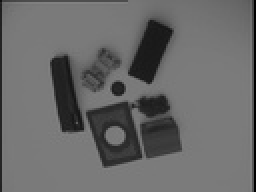
%> input picture pa3/reg4.jpg, 128 x 96 px, shrunk from 320 x 240 before the run (shown 2 times larger)
$ octave Main.m   (GNU Octave 9; MATLAB toolbox functions it lacks are replaced by stand-ins)
%> lines starting %> are read from the running program, lines starting %| are printed output that depends on the picture; in (x1, y1, x2, y2) boxes, pixels count from 0 and x2, y2 are one past the last pixel; in counts of white or black regions, pixels touching at a corner belong together; the program's own positions count from 1
### pa3/Preprocessing.m
function I_input = Preprocessing(I_input)
[M, N] = size(I_input);
for i = 1:M
    for j = 1:N
        if j < 3 || j > N-4 || i < 2 || i > M-3
            I_input(i,j) = 100;
        end
    end
end

### pa3/Smooth.m
function I_smooth = Smooth(I_input)
[M, N] = size(I_input);
I_smooth = zeros(M, N);
for i = 1:M
   for j = 2:N-1
      I_smooth(i,j) = (I_input(i,j) + I_input(i,j-1) + I_input(i,j+1))/3;
   end
end

% [6 lines of commented-out code are left out]

%%% First plot
I_orig = uint8(I_input);
I_smth = uint8(I_smooth);

figure,
subplot(1,2,1);
imshow(I_orig);
colormap(gray);
title('Original Image');

subplot(1,2,2);
imshow(I_smth);
colormap(gray)
title('Smoothed Image');
end

### pa3/Histogram.m
function I_hist = Histogram(I_input)
[M, N] = size(I_input);
I_hist = zeros(1,256);
for k = 0:255
    for i = 1:M
        for j = 1:N
            if(I_input(i,j) == k)
                I_hist(k+1) = I_hist(k+1) + 1;
            end
        end
    end
end

figure,
subplot(1,2,1);
bar((0:255),I_hist,'b');
grid on;
title('My Intensity Histogram');
xlabel('0 ~ 255');
xlim([0, 260]);
ylabel('Number of Pixels');

subplot(1,2,2);
I_vect = reshape(I_input,[1,M*N]);
MATLAB_hist = histogram(I_vect,256);
grid on;
title('MATLAB Intensity Histogram');
xlabel('0 ~ 255');
xlim([0, 260]);
ylabel('Number of Pixels');

### pa3/OTSUThreshold.m
function Threshold = OTSUThreshold(Input)
%%% Credited by Wikipedia "Otsu's method"
%%% Adjusted to match my project
[M, N] = size(Input);
Bins = 256;
Counter = zeros(1,256);
for k = 0:255
    for i = 1:M
        for j = 1:N
            if(Input(i,j) == k)
                Counter(k+1) = Counter(k+1) + 1;
            end
        end
    end
end


Mean = Counter/ sum(Counter);

for i = 1 : Bins
   Mean_L = sum(Mean(1 : i));
   Mean_H = sum(Mean(i + 1 : end));
   Miu_L = sum(Mean(1 : i) .* (1 : i)) / Mean_L;
   Miu_H = sum(Mean(i + 1 : end) .* (i + 1 : Bins)) / Mean_H;
   Sigma(i) = Mean_L * Mean_H * (Miu_L - Miu_H)^2;
end

[~,Threshold] = max(Sigma(:));
Threshold = ceil(Threshold*0.95);

fprintf('The threshold is %d.\n', Threshold);
end

### pa3/RasterScan.m
function [I_output, Label_Class] = RasterScan(I_input)
%   8-direction connectivity
%   [ 1     2    3 ]
%   | 4  Center  5 |
%   [ 6     7    8 ]

%First Pass
I_orig = I_input;
fprintf('Start raster scan.\n');
[M, N] = size(I_input);
Label = 2; % Only work on the points with value = 1
Link_orig = cell(2,1); % Original Link table
k = 1;
for i = 2:M-1
    for j = 2:N-1
        P_Center = I_input(i  ,j  );
        if P_Center == 1
            P(1) = I_input(i-1,j-1);
            P(2) = I_input(i-1,j  );
            P(3) = I_input(i-1,j+1);
            P(4) = I_input(i  ,j-1);
            P(5) = I_input(i  ,j+1);
            P(6) = I_input(i+1,j-1);
            P(7) = I_input(i+1,j  );
            P(8) = I_input(i+1,j+1);
            Index_P = find(P > 1); % Count label of neighbor
            if (isempty(Index_P)) % No neighbor
                I_input(i,j) = Label;
                Label = Label + 1;
            else
                Min_P = min(P(Index_P)); % Smallest label of neighbor
                I_input(i,j) = Min_P; % Assigh label
                N_Neighbor = length(unique(P(Index_P)));
                if N_Neighbor > 1 % Store link if the number of link is larger than 2
                    Link_orig{k,1} = unique(P(Index_P));
                    k = k + 1;
                end
            end
        end
    end
end

% Reduce size of link
Link_redc = cell(1,1);
L_Link = length(Link_orig);
Link_redc{1,1} = Link_orig{1,1};
Index = 1;

for i = 2:L_Link

    Percentage = i*100/L_Link; % Indication for progress
    fprintf('Finished %.2f%% of raster scan for whole image.\n',Percentage);

    for j = 2:L_Link
        if (size(intersect(Link_redc{Index,1},Link_orig{j,1})) > 0)
            Link_redc{Index,1} = unique([Link_redc{Index,1},Link_orig{j,1}]);
        end
    end

    L_Link_redc = length(Link_redc);
    count = 0;
    for k = 1:L_Link_redc
        count = count + double(isempty(intersect(Link_redc{k,1}, Link_orig{i,1})));
    end

    if count == L_Link_redc
        Index = Index + 1;
        Link_redc{Index,1} = Link_orig{i,1};
    end
end

% Find the smallest label among Link
for i = 1:L_Link_redc
    Min_Link(i,1) = min(Link_redc{i,1});
end

for i = 1:L_Link_redc
    Temp = Link_redc{i,1};
    L_Temp = length(Temp);
    for j = 1:L_Temp
        I_input(I_input == Temp(1,j)) = Min_Link(i,1);
    end
end

% Second Pass
% Reassigh label
a = max(max(I_input));
[Counts,centers] = hist(reshape(I_input,[1,M*N]),a+1);
L_Counts = length(Counts);
Label_Class = zeros(1,2);
j = 1;
for i = 3:L_Counts
    if Counts(i) > 1
        Label_Class(j,1) = Counts(i);
        Label_Class(j,2) = i-1;
        j = j+1;
    end
end
I_output = I_input;

% Coloration and plot

figure,
subplot(1,2,1);
imshow(I_orig);
title('Original Image');

subplot(1,2,2);
imshow(I_input);
hold on;
[L_Label,~] = size(Label_Class);
a = 0.1;
for i = 1:L_Label
    [x,y] = find(I_input == Label_Class(i,2));
    scatter(y,x,a,'filled');
end
title('Extracted Image');
hold off;

end

### pa3/BlobStatistics.m
function Parameter = BlobStatistics(I_input, L_input)
% 1-4.MBR(MaxX, MinX, MaxY, MinY) 5-6. Centroid(CT_X, CT_Y) 7.Area
% 8.Perimeter 9.Number of holes 10.Total area of holes 11.Elongation
% II_input = importdata('BII.mat');
% LL_input = importdata('BLL.mat');
[MI, NI] = size(I_input);
[ML, NL] = size(L_input);
I_temp = zeros(MI, NI);
Parameter = zeros(ML, 11);
for kk = 1:ML
    fprintf('Calculating parameters for blob Number %d.\n',kk);

    I_temp(I_input == L_input(kk,2)) = 1;
%     I_output = I_temp;
%     I_output(I_output == 1) = 255;
%
    [X, Y] = find(I_temp == 1);
    Max_X = max(X);
    Max_Y = max(Y);
    Min_X = min(X);
    Min_Y = min(Y);
    CT_X = ceil((Max_X+Min_X)/2);
    CT_Y = ceil((Max_Y+Min_Y)/2);
    Area = length(X);

    % Store first 7 parameters
    Parameter(kk,1) = Max_X;
    Parameter(kk,2) = Min_X;
    Parameter(kk,3) = Max_Y;
    Parameter(kk,4) = Min_Y;
    Parameter(kk,5) = CT_X;
    Parameter(kk,6) = CT_Y;
    Parameter(kk,7) = Area;

    % Calculate perimeter
    Parameter(kk,8) = Perimeter(I_temp);
    %Para{i,1} = bwboundaries(I_temp);

    % Number of holes
    % Plot and check each part
    I_invrt = I_temp;
    I_invrt(I_temp == 0) = 1;
    I_invrt(I_temp == 1) = 0;

    [N_hole, Area_hole] = FindHole(I_invrt,kk);
    Parameter(kk,9) = N_hole;
    Parameter(kk,10) = Area_hole;
    Parameter(kk,11) = Parameter(kk,8)^2/Parameter(kk,7);

    I_temp = I_temp*0; % Reset I_temp
end


% Plot
figure,
imshow(I_input);
title('Result Image');
hold on;
scatter(Parameter(:,6),Parameter(:,5),'*','b');
hold on;
Class = size(L_input,1);
for i = 1:Class
    a = Parameter(i,4);
    b = Parameter(i,2);
    c = Parameter(i,3)-Parameter(i,4);
    d = Parameter(i,1)-Parameter(i,2);
    rectangle('Position',[a, b, c, d],'EdgeColor','y')
end

% Save
Temp_Para = dataset({Parameter 'Max_X','Min_X','Max_Y','Min_Y','CT_X','CT_Y','Area','Prmt','N_Hole','A_Hole','Elongation'});
export(Temp_Para, 'file', 'BlobStatistic.txt', 'delim', '\t');
end

### pa3/Perimeter.m
function perimeter = Perimeter(I_input)

%%% Check perimeter
[MI,NI] = size(I_input);
Flag = 0;
% Find start point
P_start = zeros(1,2);
dir = zeros(1,1);
for i = 2:MI-1
    for j = 2:NI-1
        if I_input(i  ,j  ) == 1
            P_start = [i,j];
            dir(1) = 7;
            Flag = 1;
            break;
        end
    end
    if Flag == 1
        break;
    end
end


% Initializaiton
Border_location = zeros(1,2);
x = P_start(1,1);
y = P_start(1,2);
Index = 1;

% Iterative find the end point
while ((Border_location(Index,1) ~= P_start(1,1))||(Border_location(Index,2) ~= P_start(1,2)))
    Border_location(1,1) = x;
    Border_location(1,2) = y;

    % [3 2 1]    [4 3 2]
    % |4 C 0|    |5 C 1|
    % [5 6 7]    [6 7 8]
    % Neighbor[1.x, 2.y, 3.value]

    Neighbor(1,:) = [x  ,y+1,I_input(x  ,y+1)];
    Neighbor(2,:) = [x-1,y+1,I_input(x-1,y+1)];
    Neighbor(3,:) = [x-1,y  ,I_input(x-1,y  )];
    Neighbor(4,:) = [x-1,y-1,I_input(x-1,y-1)];
    Neighbor(5,:) = [x  ,y-1,I_input(x  ,y-1)];
    Neighbor(6,:) = [x+1,y-1,I_input(x+1,y-1)];
    Neighbor(7,:) = [x+1,y  ,I_input(x+1,y  )];
    Neighbor(8,:) = [x+1,y+1,I_input(x+1,y+1)];
    Neigh = repmat(Neighbor,[2,1]);

    L_dir = length(dir);
    if dir(L_dir)/2 == 0
        start = mod(dir(L_dir)+7,8);
    else
        start = mod(dir(L_dir)+6,8);
    end


    for i = start+1:16
        if Neigh(i,3) == 1
            True_i = mod(i-1,8);
            dir(end+1) = True_i;
            x = Neigh(True_i+1,1);
            y = Neigh(True_i+1,2);
            Border_location(end+1,1) = x;
            Border_location(end,2) = y;
            break;
        end
    end

    [Index,~] = size(Border_location);

end


figure,
imshow(I_input);
title('Perimeter plot for blob');
hold on;
a = 10;
scatter(Border_location(:,2),Border_location(:,1),a,'r');
hold off;

perimeter = size(Border_location(:,1),1);
end

### pa3/FindHole.m
function [N_hole, Area_hole] = FindHole(I_input,kk)
%   8-direction connectivity
%   [ 1     2    3 ]
%   | 4  Center  5 |
%   [ 6     7    8 ]
%I_input = importdata('IV4.mat');
%First Pass
%I_orig = I_input;
[M, N] = size(I_input);
Label = 2; % Only work on the points with value = 1
Link_orig = cell(1,1); % Original Link table
Link_orig{1,1} = 2;
k = 2;
for i = 2:M-1
    for j = 2:N-1
        P_Center = I_input(i  ,j  );
        if P_Center == 1
            P(1) = I_input(i-1,j-1);
            P(2) = I_input(i-1,j  );
            P(3) = I_input(i-1,j+1);
            P(4) = I_input(i  ,j-1);
            P(5) = I_input(i  ,j+1);
            P(6) = I_input(i+1,j-1);
            P(7) = I_input(i+1,j  );
            P(8) = I_input(i+1,j+1);
            Index_P = find(P > 1); % Count label of neighbor
            if (isempty(Index_P)) % No neighbor
                I_input(i,j) = Label;
                Label = Label + 1;
            else
                Min_P = min(P(Index_P)); % Smallest label of neighbor
                I_input(i,j) = Min_P; % Assigh label
                N_Neighbor = length(unique(P(Index_P)));
                if N_Neighbor > 1 % Store link if the number of link is larger than 2
                    Link_orig{k,1} = unique(P(Index_P));
                    k = k + 1;
                end
            end
        end
    end
end

% Reduce size of link
Link_redc = cell(1,1);
L_Link = length(Link_orig);
Link_redc{1,1} = Link_orig{1,1};
Index = 1;

for i = 2:L_Link

    Percentage = i*100/L_Link; % Indication for progress
    fprintf('Finished %.2f%% for blob number %d.\n',Percentage, kk);

    for j = 2:L_Link
        if (size(intersect(Link_redc{Index,1},Link_orig{j,1})) > 0)
            Link_redc{Index,1} = unique([Link_redc{Index,1},Link_orig{j,1}]);
        end
    end

    L_Link_redc = length(Link_redc);
    count = 0;
    for k = 1:L_Link_redc
        count = count + double(isempty(intersect(Link_redc{k,1}, Link_orig{i,1})));
    end

    if count == L_Link_redc
        Index = Index + 1;
        Link_redc{Index,1} = Link_orig{i,1};
    end
end

% Find the smallest label among Link
L_Link_redc = length(Link_redc);
for i = 1:L_Link_redc
    Min_Link(i,1) = min(Link_redc{i,1});
end

for i = 1:L_Link_redc
    Temp = Link_redc{i,1};
    L_Temp = length(Temp);
    for j = 1:L_Temp
        I_input(I_input == Temp(1,j)) = Min_Link(i,1);
    end
end

% Second Pass
% Reassigh label
a = max(max(I_input));
[Counts,centers] = hist(reshape(I_input,[1,M*N]),a+1);
L_Counts = length(Counts);
Label_Class = zeros(1,2);
j = 1;
for i = 3:L_Counts
    if Counts(i) > 0
        Label_Class(j,1) = Counts(i);
        Label_Class(j,2) = i-1;
        j = j+1;
    end
end

% Find Holes
[MC, NC] = size(Label_Class);
N_hole = MC-1;
Area_hole = Label_Class(:,1);
Area_hole = Area_hole(2:end,:);
Area_hole = sum(Area_hole);

end

### pa3/Main.m
clear all; close all;
I_orig = imread('reg4.jpg');  % Read original image
%> I_orig is the input picture: size 96x128 uint8; min 0, max 132, mean 105.1
I_doub = double(I_orig);   % Convert uint8 to double
I_doub = Preprocessing(I_doub); % Preprocessing
%> after the loop in Preprocessing, `for i = 1:M`: I_input: size 96x128 double; min 20, max 132, mean 105.4

%% Q1 Histogram the Intensity Values
%  1.1 Smoothing
I_smth = Smooth(I_doub);
%> after the loop in Smooth, `for i = 1:M`:
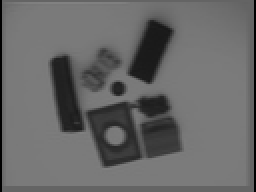
%> I_smooth: size 96x128 double (shown 2 times larger); min 0, max 129, mean 103.9

%  1.2 Histogram
I_hist = Histogram(I_smth);
%> after the loop in Histogram, `for k = 0:255`: I_hist = 256 values, max 2790 at index 124, min 0 at index 2, mean 29.75
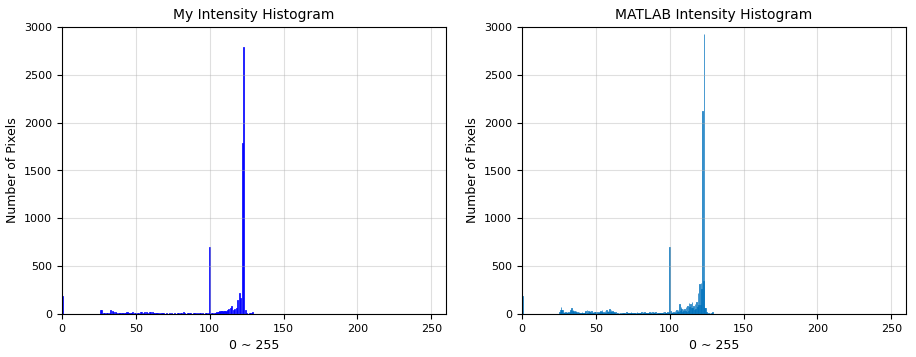
%> figure redrawn from the program's plot data, 2 panels; panel 1: tallest bar 2790 high, from x = 122.6 to 123.4; panel 2: tallest bar 2929 high, from x = 123 to 123.5

%  1.3 Thresholding
Threshold = OTSUThreshold(I_doub);
%> after the loop in OTSUThreshold, `for k = 0:255`: Counter = 256 values, max 3232 at index 124, min 0 at index 1, mean 48
%> in OTSUThreshold, `Mean = Counter/ sum(Counter);`: Mean = 256 values, max 0.263 at index 124, min 0 at index 1, mean 0.00391
%> the loop in OTSUThreshold, `for i = 1 : Bins` made 256 passes
%> (Mean_L, Mean_H, Miu_L, Miu_H) on passes 1 to 3: (0, 1, NaN, 106.4), (0, 1, NaN, 106.4), (0, 1, NaN, 106.4)
%> in OTSUThreshold, `[~,Threshold] = max(Sigma(:));`: Threshold = 82
%> in OTSUThreshold, `Threshold = ceil(Threshold*0.95);`: Threshold = 78
%| The threshold is 78.
%> Threshold = 78

%% Q2 Connected Region Extraction
%  2.1 Binarization
I_01 = I_doub;
%I_01 = double(I_smth);
I_01 (I_01 <= Threshold) = 1;
%> I_01: size 96x128 double; min 1, max 132, mean 98.2
I_01 (I_01 >  Threshold) = 0;
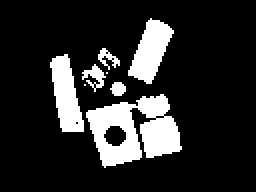
%> I_01: size 96x128 double (shown 2 times larger); values 0 (black) and 1 (white), 16.3% white; 8 white regions (2 under 20 px), largest, box (x1, y1, x2, y2) and area: (43, 47, 91, 84) 1023, (64, 9, 87, 42) 409, (25, 27, 42, 66) 407, (41, 32, 53, 46) 73, (49, 24, 60, 35) 51, (55, 41, 63, 48) 42

%  2.2 Simple Raster Scan
[I_output, Label_Class] = RasterScan(I_01);
%> after the loop in RasterScan, `for i = 2:M-1`:
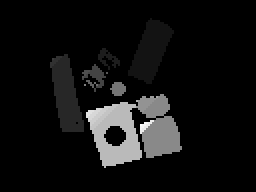
%> I_input: size 96x128 double (shown 2 times larger); 16.33% of pixels changed, all inside (x1, y1, x2, y2) = (25, 9, 91, 84); drawn with min black and max white
%> after the loop in RasterScan, `for i = 2:M-1`: Index_P = [1 2 3]; Label = 27; Link_orig = 147 items; Min_P = 19; N_Neighbor = 1; P = [19 19 19 0 0 0 0 0]; k = 148
%> in RasterScan, `L_Link = length(Link_orig);`: L_Link = 147
%> the loop in RasterScan, `for i = 2:L_Link` made 146 passes
%> (Percentage, L_Link_redc, Index) on passes 15, 27: (10.88, 1, 2), (19.05, 2, 3)
%> (Percentage, L_Link_redc) on passes 1 to 6: (1.36, 1), (2.04, 1), (2.72, 1), (3.4, 1), (4.08, 1), (4.76, 1)
%| Finished 1.36% of raster scan for whole image.
%| Finished 2.04% of raster scan for whole image.
%| Finished 2.72% of raster scan for whole image.
%| Finished 3.40% of raster scan for whole image.
%| Finished 4.08% of raster scan for whole image.
%| Finished 4.76% of raster scan for whole image.
%| Finished 5.44% of raster scan for whole image.
%| Finished 6.12% of raster scan for whole image.
%> (further printed lines are left out)
%> after the loop in RasterScan, `for i = 2:L_Link`: Link_redc = {[4 5 6], [7 8 10 11], [14 15 16 17 18 19 20 21 22 23 24 25 26]}
%> the loop in RasterScan, `for i = 1:L_Link_redc` made 3 passes
%> after the loop in RasterScan, `for i = 1:L_Link_redc`: Min_Link = [4; 7; 14]
%> the loop in RasterScan, `for i = 1:L_Link_redc` made 3 passes
%> (Temp, L_Temp) on passes 1 to 3: ([4 5 6], 3), ([7 8 10 11], 4), ([14 15 16 17 18 19 20 21 22 23 24 25 26], 13)
%> after the loop in RasterScan, `for i = 1:L_Link_redc`:
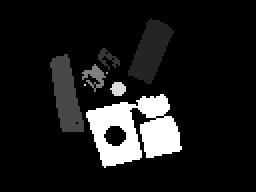
%> I_input: size 96x128 double (shown 2 times larger); 5.29% of pixels changed, all inside (x1, y1, x2, y2) = (25, 28, 79, 84); drawn with min black and max white
%> in RasterScan, `a = max(max(I_input));`: a = 14
%> in RasterScan, `[Counts,centers] = hist(reshape(I_input,[1,M*N]),a+1);`: Counts = [10281 0 409 51 407 0 0 73 0 1 0 0 42 1 1023]; centers = [0.467 1.4 2.33 3.27 4.2 5.13 6.07 7 7.93 8.87 9.8 10.73 11.67 12.6 13.53]
%> after the loop in RasterScan, `for i = 3:L_Counts`: Label_Class = [409 2; 51 3; 407 4; 73 7; 42 12; 1023 14]
%> in RasterScan, `[L_Label,~] = size(Label_Class);`: L_Label = 6
%> the loop in RasterScan, `for i = 1:L_Label` made 6 passes
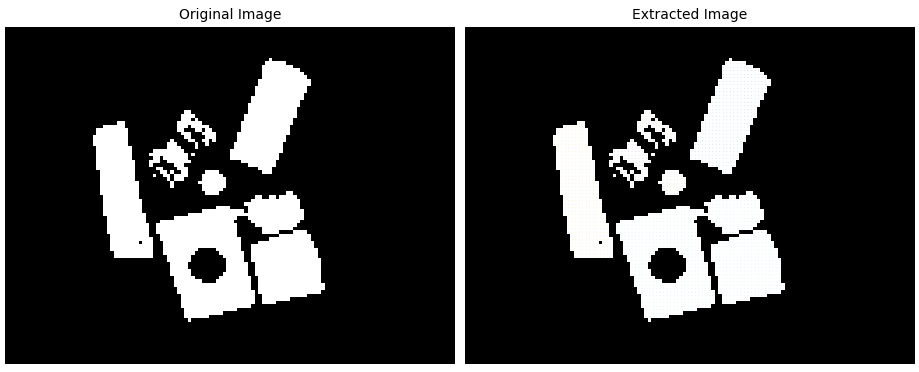
%> figure redrawn from the program's plot data, 2 panels
%> Label_Class = [409 2; 51 3; 407 4; 73 7; 42 12; 1023 14]

%% Q3 Computation of Blob Statistics
%  3.1 Analysis for blob
Parameter = BlobStatistics(I_output, Label_Class);
%| Calculating parameters for blob Number 1.
%> in BlobStatistics, `I_temp(I_input == L_input(kk,2)) = 1;`: I_temp: size 96x128 double; values 0 (black) and 1 (white), 3.3% white; 1 white region, box (x1, y1, x2, y2) and area: (64, 9, 87, 42) 409
%> in BlobStatistics, `[X, Y] = find(I_temp == 1);`: X = 409 values from 10 to 42; Y = 409 values from 65 to 87
%> in BlobStatistics, `Max_X = max(X);`: Max_X = 42
%> in BlobStatistics, `Max_Y = max(Y);`: Max_Y = 87
%> in BlobStatistics, `Min_X = min(X);`: Min_X = 10
%> in BlobStatistics, `Min_Y = min(Y);`: Min_Y = 65
%> in BlobStatistics, `CT_X = ceil((Max_X+Min_X)/2);`: CT_X = 26
%> in BlobStatistics, `CT_Y = ceil((Max_Y+Min_Y)/2);`: CT_Y = 76
%> in BlobStatistics, `Area = length(X);`: Area = 409
%> after the loop in Perimeter, `for i = 2:MI-1`: Flag = 1; P_start = [10 76]
%> in Perimeter, `x = P_start(1,1);`: x = 10
%> in Perimeter, `y = P_start(1,2);`: y = 76
%> the loop in Perimeter, `while ((Border_location(Index,1) ~= P_start(1,1))||(Border_location(In..` made 76 passes
%> after the loop in Perimeter, `while ((Border_location(Index,1) ~= P_start(1,1))||(Border_location(In..`: Border_location = 77 rows, first 12: [11 77; 11 75; 12 74; 13 74; 14 74; 15 74; 16 73; 17 73; 18 72; 19 72; 20 72; 21 71]; Neighbor = [11 78 1; 10 78 0; 10 77 0; 10 76 1; 11 76 1; 12 76 1; 12 77 1; 12 78 1]; True_i = 3; dir = 77 values, max 7 at index 1, min 0 at index 30, mean 3.52; start = 2
%> in Perimeter, `perimeter = size(Border_location(:,1),1);`: perimeter = 77
%> in BlobStatistics, `I_invrt(I_temp == 0) = 1;`: I_invrt: size 96x128 double; every value is 1
%> in BlobStatistics, `I_invrt(I_temp == 1) = 0;`: I_invrt: size 96x128 double; values 0 (black) and 1 (white), 96.7% white; 1 black region, box (x1, y1, x2, y2) and area: (64, 9, 87, 42) 409
%> after the loop in FindHole, `for i = 2:M-1`:
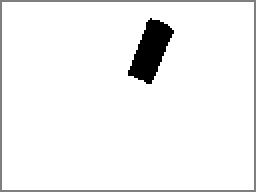
%> I_input: size 96x128 double (shown 2 times larger); min 0, max 2, mean 1.9; drawn with min black and max white
%> after the loop in FindHole, `for i = 2:M-1`: Index_P = [1 2 4]; Label = 3; Link_orig = {2}; Min_P = 2; N_Neighbor = 1; P = [2 2 1 2 1 1 1 1]; k = 2
%> in FindHole, `L_Link = length(Link_orig);`: L_Link = 1
%> after the loop in FindHole, `for i = 2:L_Link`: Link_redc = {2}
%> in FindHole, `L_Link_redc = length(Link_redc);`: L_Link_redc = 1
%> the loop in FindHole, `for i = 1:L_Link_redc` made 1 pass
%> the loop in FindHole, `for i = 1:L_Link_redc` made 1 pass
%> (Temp, L_Temp) on pass 1: (2, 1)
%> in FindHole, `a = max(max(I_input));`: a = 2
%> in FindHole, `[Counts,centers] = hist(reshape(I_input,[1,M*N]),a+1);`: Counts = [409 444 11435]; centers = [0.333 1 1.67]
%> after the loop in FindHole, `for i = 3:L_Counts`: Label_Class = [11435 2]
%> in FindHole, `[MC, NC] = size(Label_Class);`: MC = 1; NC = 2
%> in FindHole, `N_hole = MC-1;`: N_hole = 0
%> in FindHole, `Area_hole = Label_Class(:,1);`: Area_hole = 11435
%> in FindHole, `Area_hole = Area_hole(2:end,:);`: Area_hole = []
%> in FindHole, `Area_hole = sum(Area_hole);`: Area_hole = 0
%> in BlobStatistics, `I_temp = I_temp*0;`: I_temp: size 96x128 double; every value is 0
%> (the run ends here)
